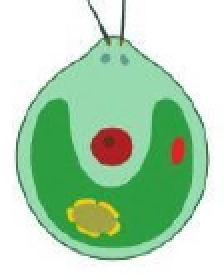
#> input picture database/images/SGK KHTN 6 CD/page_100_img_14.png, 112 x 138 px (shown 2 times larger)
$ python -i fp_palette.py   (imports and definitions only)
#> lines starting #> are read from the running program, lines starting #| are printed output that depends on the picture; after the words box and inside, x2 and y2 are one past the last pixel; in counts of white or black regions, pixels touching at a corner belong together
#> further down, picture is the input picture: shape (138, 112, 3); mean B, G, R 180.6, 213.6, 177.1
"""M0 §2.3 — ĐO bảng màu hộp/sidebar của từng quyển (`box_palette`).

## Vì sao đo, không hardcode

`segmenter.py` tách sidebar / hộp thông tin / hộp hoạt động bằng ngưỡng
`LAYOUT_BOX_MIN_SATURATION` và `pale_sat_min/pale_val_min` — tất cả **đo trên
KNTT**. Một quyển CD/CTST in hộp bằng tông nhạt hơn sẽ tuột hết qua ngưỡng đó, và
segmenter sẽ báo "trang này không có hộp" thay vì báo "ngưỡng của ta sai". Bảng
màu phải là **kết quả đo của từng quyển**.

## Cách đo (CV thuần, không OCR)

1. **"Không phải giấy, không phải mực đen"** = `sat >= SAT_FLOOR` và
   `val >= VAL_FLOOR`. Chọn RỘNG có chủ đích: ngưỡng ở đây chỉ để *tìm ứng viên*,
   còn con số dùng cho segmenter chính là phân bố sat/val mà phép đo này trả về —
   nếu đặt sàn cao thì ta chỉ đo lại được cái sàn của chính mình.
2. Thành phần liên thông sau một close NHỎ (theo tỉ lệ trang). Close nhỏ, không
   phải close lớn: bài học D-32 — `CLOSE(25)` dán khung câu hỏi + panel + mọi ảnh
   thành MỘT blob 39% trang rồi cả cụm bị loại vì không phẳng.
3. Giữ thành phần có diện tích >= `AREA_MIN_FRAC` (2%) **và nền phẳng**, trong đó
   độ phẳng đo trên **đúng pixel của thành phần**, không phải trên bbox — bài học
   D-32 thứ hai: sidebar tím của `page_010` bị loại vì bbox của nó bao cả khe
   trắng.
4. Ghi hue/sat/val trung vị của từng vùng, rồi gộp theo bin hue 10° cho cả quyển.

Phân bố sat/val được ghi ra **theo phân vị** (p05…p95), không chỉ trung vị: một
ngưỡng segmenter cần biết cái đuôi dưới, vì đó là chỗ hộp nhạt nhất bị loại oan.

Không có bước "sửa" và không kết luận thay người: hàm này chỉ trả về SỐ ĐO.
"""

from __future__ import annotations

import statistics
import time

import cv2
import numpy as np

SAT_FLOOR = 8          # dưới mức này là giấy trắng/xám -> không phải tông màu
VAL_FLOOR = 60         # loại chữ đen, viền đen, ảnh tối
AREA_MIN_FRAC = 0.02   # §2.3: "vùng phẳng >= 2% diện tích"
MAX_AREA_FRAC = 0.92   # to hơn thế là nền trang, không phải hộp
CLOSE_FRAC = 0.004     # kernel close theo tỉ lệ chiều rộng trang (KNTT: ~5 px)
UNIFORM_TOL = 40       # khoảng cách L1 tới trung vị vẫn tính là "cùng nền"
UNIFORM_MIN = 0.45     # tỉ lệ pixel gần trung vị -> nền phẳng
HUE_BIN = 10           # OpenCV hue 0..179
SAMPLE_PIXELS = 20_000  # lấy mẫu pixel khi đo trung vị/độ phẳng (vùng có thể 1M px)
_RNG_SEED = 42         # phép đo phải lặp lại được


# [6 lines left out: function _percentiles, not called in this run]


def flat_regions(image_bgr: np.ndarray) -> list:
    """Các vùng nền phẳng có tông màu trên một trang. -> list dict số đo."""
    height, width = image_bgr.shape[:2]
#> height = 138; width = 112
    page_area = float(height * width)
#> page_area = 15456
    hsv = cv2.cvtColor(image_bgr, cv2.COLOR_BGR2HSV)
#> hsv: shape (138, 112, 3); mean H, S, V 49.9, 67.3, 216.8
    sat, val = hsv[:, :, 1], hsv[:, :, 2]
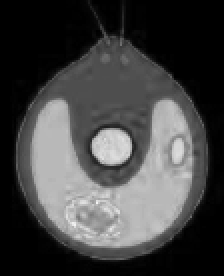
#> sat: shape (138, 112) (shown 2 times larger); min 0, max 243, mean 67.3
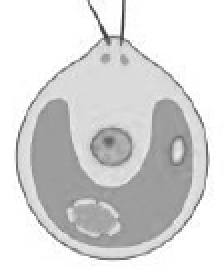
#> val: shape (138, 112) (shown 2 times larger); min 55, max 255, mean 216.8
    mask = ((sat >= SAT_FLOOR) & (val >= VAL_FLOOR)).astype(np.uint8)
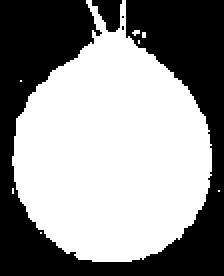
#> mask: shape (138, 112) (shown 2 times larger); values 0 (black) and 1 (white), 56.4% white; 4 black regions (2 under 20 px), largest, box (x1, y1, x2, y2) and area: (0, 0, 112, 138) 6578, (46, 0, 61, 16) 155
    k = max(3, int(round(width * CLOSE_FRAC)) | 1)
#> k = 3
    closed = cv2.morphologyEx(mask, cv2.MORPH_CLOSE, np.ones((k, k), np.uint8))
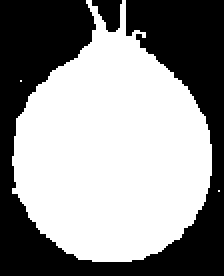
#> closed: shape (138, 112) (shown 2 times larger); values 0 (black) and 1 (white), 56.7% white; 2 black regions, box (x1, y1, x2, y2) and area: (0, 0, 112, 138) 6535, (46, 0, 61, 16) 155
    count, labels, stats, _ = cv2.connectedComponentsWithStats(closed, connectivity=8)
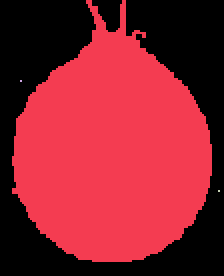
#> labels: shape (138, 112) int32 (shown 2 times larger); 4 distinct labels, from 0 to 3; one colour per label, 0 black
#> count = 4; stats = [[0, 0, 112, 138, 6690], [6, 0, 100, 131, 8764], [10, 40, 1, 1, 1], [109, 95, 1, 1, 1]]

    rng = np.random.default_rng(_RNG_SEED)
    out = []
    for label in range(1, count):
        x, y, w, h, area = stats[label]
        frac = area / page_area
        if frac < AREA_MIN_FRAC or frac > MAX_AREA_FRAC:
            continue
        ys, xs = np.nonzero(labels[y:y + h, x:x + w] == label)
        if ys.size == 0:
            continue
        if ys.size > SAMPLE_PIXELS:
            pick = rng.choice(ys.size, SAMPLE_PIXELS, replace=False)
            ys, xs = ys[pick], xs[pick]
        rows, cols = ys + y, xs + x
        bgr = image_bgr[rows, cols].astype(np.int16)
        med = np.median(bgr, axis=0)
        uniform = float((np.abs(bgr - med).sum(axis=1) < UNIFORM_TOL).mean())
        if uniform < UNIFORM_MIN:
            continue
        hsv_pixels = hsv[rows, cols].astype(np.int16)
        hue_med = float(np.median(hsv_pixels[:, 0]))
        sat_med = float(np.median(hsv_pixels[:, 1]))
        val_med = float(np.median(hsv_pixels[:, 2]))
        out.append({
            "bbox": [int(x), int(y), int(x + w), int(y + h)],
            "area_frac": round(frac, 4),
            "width_frac": round(w / width, 4), "height_frac": round(h / height, 4),
            "hue": round(hue_med, 1), "sat": round(sat_med, 1),
            "val": round(val_med, 1),
            "uniform": round(uniform, 3),
        })
#> this loop made 3 passes
#> (x, y, w, h, area, frac, med, uniform) on pass 1: (6, 0, 100, 131, 8764, 0.567, [132.5, 183, 144], 0.0114)
#> after the loop, out = []
    return out


# [66 lines left out: function probe_box_palette, not called in this run]

>>> import cv2
>>> picture = cv2.imread('../../../database/images/SGK KHTN 6 CD/page_100_img_14.png')
>>> result = flat_regions(picture)
#> result = []

$ run again, on database/images/SGK KHTN 6 CD/page_118_img_4.png
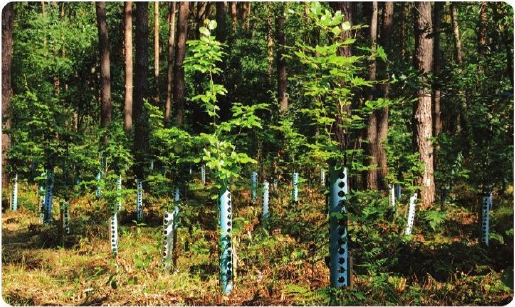
#> input picture database/images/SGK KHTN 6 CD/page_118_img_4.png, 515 x 307 px
#> picture is the input picture: shape (307, 515, 3); mean B, G, R 49.8, 88.4, 87.7
#> hsv: shape (307, 515, 3); mean H, S, V 34.2, 130, 96.1
#> in flat_regions, `mask = ((sat >= SAT_FLOOR) & (val >= VAL_FLOOR)).astype(np.uint8)`:
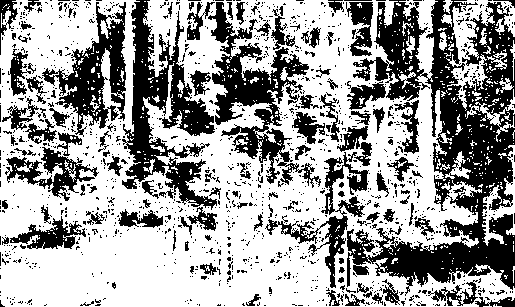
#> mask: shape (307, 515); values 0 (black) and 1 (white), 62% white; 1298 black regions (1181 under 20 px), largest, box (x1, y1, x2, y2) and area: (347, 0, 515, 296) 20427, (122, 0, 217, 210) 7380, (208, 2, 321, 188) 6236
#> closed: shape (307, 515); values 0 (black) and 1 (white), 72.2% white; 362 black regions (180 under 20 px), largest, box (x1, y1, x2, y2) and area: (372, 0, 515, 289) 10582, (126, 0, 168, 181) 3362, (212, 46, 309, 125) 2976
#> in flat_regions, `count, labels, stats, _ = cv2.connectedComponentsWithStats(closed, con..`:
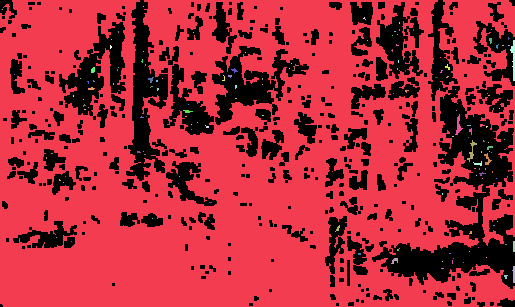
#> labels: shape (307, 515) int32; 147 distinct labels, from 0 to 146; one colour per label, 0 black
#> count = 147; stats = 147 rows, first 6: [0, 0, 515, 307, 44029], [0, 0, 515, 307, 113216], [143, 6, 1, 1, 1], [2, 9, 1, 1, 1], [363, 17, 3, 3, 4], [399, 22, 1, 2, 2]
#> the loop in flat_regions, `for label in range(1, count):` made 146 passes
#> (x, y, w, h, area, frac) on passes 18, 34: (510, 40, 5, 41, 100, 0.000632), (91, 67, 4, 6, 20, 0.000126)
#> after the loop in flat_regions, `for label in range(1, count):`: out = []; pick = 20000 values, max 113211 at index 15241, min 0 at index 14917, mean 56234.3
#> result = []
